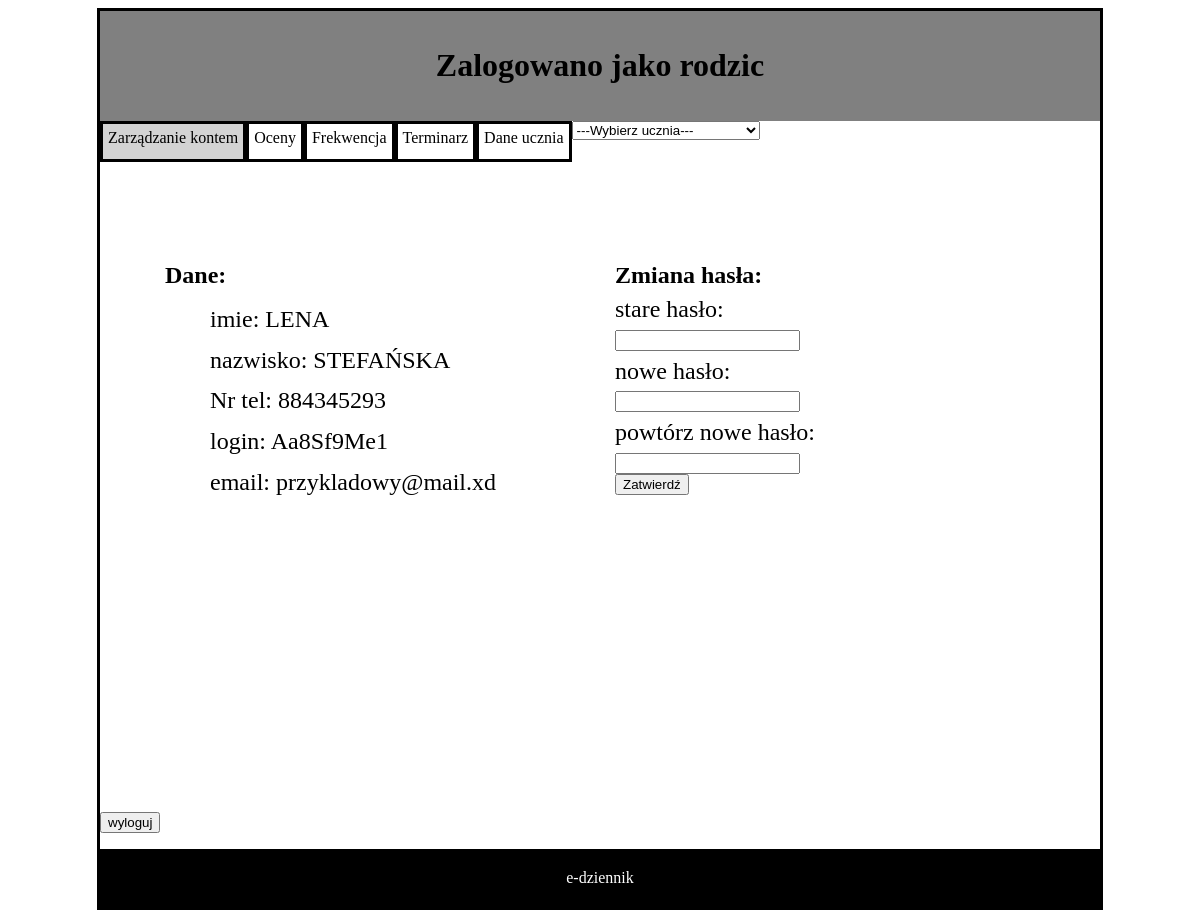
/aplikacja/rodzic/r_konto.php (signed in), run on the app's committed database.
### tables this page shows
CREATE TABLE IF NOT EXISTS `uzytkownik` (
  `uzytkownik_login` varchar(16) NOT NULL DEFAULT left(md5(rand()),6),
  `nazwisko` varchar(30) NOT NULL,
  `imie` varchar(20) NOT NULL,
  `haslo` char(32) NOT NULL DEFAULT md5('123456'),
  `rodzaj` enum('U','N','R','I','A') DEFAULT 'I',
  `email` varchar(50) DEFAULT NULL,
  PRIMARY KEY (`uzytkownik_login`) USING BTREE,
  UNIQUE KEY `login` (`uzytkownik_login`),
  KEY `haslo` (`haslo`) USING BTREE
);

CREATE TABLE IF NOT EXISTS `rodzic` (
  `rodzic_ID` int(3) unsigned NOT NULL AUTO_INCREMENT,
  `uzytkownik_login` varchar(16) NOT NULL,
  `nr_telefonu` varchar(12) DEFAULT NULL,
  `opiekunowie_id` int(3) unsigned zerofill NOT NULL,
  PRIMARY KEY (`rodzic_ID`),
  UNIQUE KEY `ID` (`rodzic_ID`),
  UNIQUE KEY `uzytkownik_login` (`uzytkownik_login`),
  KEY `powiazanie` (`opiekunowie_id`),
  CONSTRAINT `FK_rodzic_powiazanie` FOREIGN KEY (`opiekunowie_id`) REFERENCES `opiekunowie` (`opiekunowie_ID`),
  CONSTRAINT `FK_rodzic_uzytkownik` FOREIGN KEY (`uzytkownik_login`) REFERENCES `uzytkownik` (`uzytkownik_login`)
);

### aplikacja/rodzic/r_konto.php (the view, shortened to what this page needs)
<!DOCTYPE HTML>
<html lang="pl">
<head>
	<link rel="stylesheet" href="../Styles/styleApp.css" type="text/css" />
</head>
<body>
	<div id="container">
		<div id="logo">
			<h1>Zalogowano jako rodzic</h1>
		</div>
		<a href="r_konto.php">
		<div id="teraz">
		Zarządzanie kontem
		</div>
		</a>
		<a href="r_oceny.php">
		<div id="inne">
		 Oceny
		</div></a>
		<a href="r_frekwencja.php">
		<div id="inne">
		 Frekwencja
		</div> </a>
		<a href="r_terminarz.php">
		<div id="inne">
		 Terminarz
		</div>
		</a>
		<a href="r_dane_ucznia.php">
		<div id="inne">
		 Dane ucznia
		</div>
		</a>
				<?php
	require_once "../connect.php";
	$conn=@new mysqli($IP, $username, $password, $DB_name);
	if ($conn->connect_errno!=0)
	{
		echo "Error: ".$conn->connect_errno;
	}
	else
	{
		$login=$_SESSION['uzytkownik_login'];
		$haslo = $_SESSION['haslo'];
		$sql="SELECT * FROM uzytkownik WHERE uzytkownik_login='$login' AND haslo='$haslo'";
		$result = @$conn->query($sql);
		$sql2="SELECT * FROM rodzic WHERE uzytkownik_login='$login' ";
		$result2 = @$conn->query($sql2);
		$dane_uzytkowanika=@mysqli_fetch_assoc($result);
		$dane_rodzica=@mysqli_fetch_assoc($result2);
	}
	?>
	<div >
	<form method="POST" >
		  <select id="cmbMake" name="Make"  onchange="onChangeCmb()">
			 <?php
			 echo '<option value = 0 > ---Wybierz ucznia--- </option>';
			 ?>
		</select>
	</form>
	</div>
		<div id="tresc">
			<div id="lewy">
			<B> Dane: </B><br/>
			<div id="dane">
				imie:  <?php echo $dane_uzytkowanika['imie'] ; ?>  <br/>
				nazwisko: <?php echo $dane_uzytkowanika['nazwisko'] ; ?>   <br/>
				Nr tel: <?php echo $dane_rodzica['nr_telefonu'] ; ?>  <br/>
				login: <?php echo $dane_uzytkowanika['uzytkownik_login'] ; ?><br/>
				email: <?php echo $dane_uzytkowanika['email'] ; ?><br/>
			</div>
			</div>
			<form action="../zmiana_hasla.php" method="post">
			<div id="prawy">
				<B> Zmiana hasła: </B><br/>
				<div id="zmianahasla">
					stare hasło:<br/>
					<input type="password" name="stare"> <br/>
					nowe hasło:<br/>
					<input type="password" name="nowe"><br/>
					powtórz nowe hasło:<br/>
					<input type="password" name="p_nowe"><br/>
					<button type="submit">Zatwierdź</button>
					</form>
				</div>
			</div>
		<form action="../wyloguj.php" >
		<button type="submit">wyloguj</button>
		</form>
		<div id="footer">
		e-dziennik
		</div>
</body>
</html>

### aplikacja/Styles/styleApp.css (style rules this page uses)
#container { border: solid ; width: 1000px; margin-left: auto; margin-right: auto; }
#logo { background:gray; text-align: center; padding: 15px; }
#teraz { border: solid black; float: left; background-color: lightgray; min-height: 25px; text-align: center; padding: 5px; color: black }
#inne { border: solid black; float: left; min-height: 25px; text-align: center; padding: 5px; color: black }
#tresc { clear: both; text-align: left; min-height: 650px; }
#lewy { float: left; padding:50px; margin-top:50px; text-align: left; margin-left:15px; font-size: 24px; min-width:400px; }
#dane { margin-top:10px; text-align: left; margin-left:45px; font-size: 24px; line-height:1.7; }
#prawy { float: left; margin-top:100px; text-align: left; font-size: 24px; min-width:50px; }
#zmianahasla { line-height:1.7; }
#footer { clear: both; background-color: black; color: white; text-align: center; padding:20px; }

### data on the page
uzytkownik: imie "LENA", nazwisko "STEFAŃSKA", uzytkownik_login "Aa8Sf9Me1", email "przykladowy@mail.xd"
rodzic: nr_telefonu "884345293"
